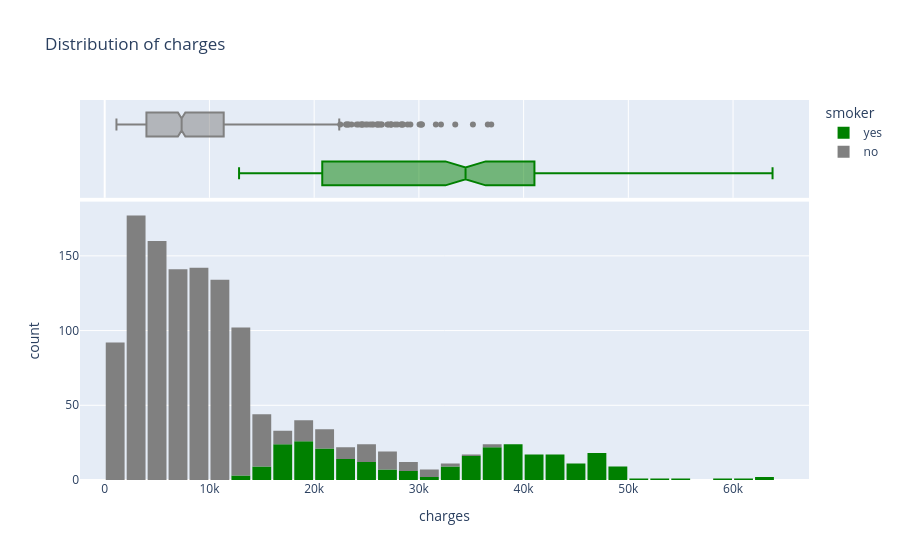

The cell this chart's notebook holds for it:
### Code cell
fig = px.histogram(df,x='charges',marginal='box',color='smoker',color_discrete_sequence=['green','grey'],title="Distribution of charges")
fig.update_layout(bargap=0.1)
fig.show()

### Figure 1 — Plotly figure (JSON) as saved in the notebook; plotly's stock layout.template omitted (floating-point values rounded to 4 significant figures; data arrays with more than 128 entries replaced by an {"elided": "..."} marker saying what was removed)
{"data": [{"bingroup": "x", "hovertemplate": "smoker=yes<br>charges=%{x}<br>count=%{y}<extra></extra>", "legendgroup": "yes", "marker": {"color": "green", "pattern": {"shape": ""}}, "name": "yes", "orientation": "v", "showlegend": true, "type": "histogram", "x": {"elided": "274 float values"}, "xaxis": "x", "yaxis": "y"}, {"hovertemplate": "smoker=yes<br>charges=%{x}<extra></extra>", "legendgroup": "yes", "marker": {"color": "green"}, "name": "yes", "notched": true, "showlegend": false, "type": "box", "x": {"elided": "274 float values"}, "xaxis": "x2", "yaxis": "y2"}, {"bingroup": "x", "hovertemplate": "smoker=no<br>charges=%{x}<br>count=%{y}<extra></extra>", "legendgroup": "no", "marker": {"color": "grey", "pattern": {"shape": ""}}, "name": "no", "orientation": "v", "showlegend": true, "type": "histogram", "x": {"elided": "1064 float values"}, "xaxis": "x", "yaxis": "y"}, {"hovertemplate": "smoker=no<br>charges=%{x}<extra></extra>", "legendgroup": "no", "marker": {"color": "grey"}, "name": "no", "notched": true, "showlegend": false, "type": "box", "x": {"elided": "1064 float values"}, "xaxis": "x2", "yaxis": "y2"}], "layout": {"bargap": 0.1, "barmode": "relative", "legend": {"title": {"text": "smoker"}, "tracegroupgap": 0}, "title": {"text": "Distribution of charges"}, "xaxis": {"anchor": "y", "domain": [0, 1], "title": {"text": "charges"}}, "xaxis2": {"anchor": "y2", "domain": [0, 1], "matches": "x", "showgrid": true, "showticklabels": false}, "yaxis": {"anchor": "x", "domain": [0, 0.7326], "title": {"text": "count"}}, "yaxis2": {"anchor": "x2", "domain": [0.7426, 1], "matches": "y2", "showgrid": false, "showline": false, "showticklabels": false, "ticks": ""}}}
